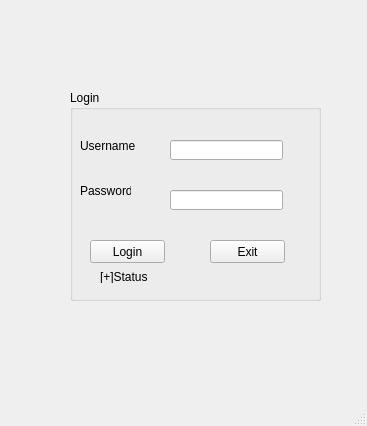
<?xml version="1.0" encoding="UTF-8"?>
<ui version="4.0">
 <class>LoginWindow</class>
 <widget class="QMainWindow" name="LoginWindow">
  <property name="geometry">
   <rect>
    <x>0</x>
    <y>0</y>
    <width>367</width>
    <height>426</height>
   </rect>
  </property>
  <property name="windowTitle">
   <string>LoginWindow</string>
  </property>
  <widget class="QWidget" name="centralwidget">
   <widget class="QGroupBox" name="groupBox">
    <property name="geometry">
     <rect>
      <x>70</x>
      <y>90</y>
      <width>251</width>
      <height>211</height>
     </rect>
    </property>
    <property name="title">
     <string>Login</string>
    </property>
    <widget class="QLabel" name="label_Username">
     <property name="geometry">
      <rect>
       <x>10</x>
       <y>40</y>
       <width>61</width>
       <height>31</height>
      </rect>
     </property>
     <property name="text">
      <string>Username</string>
     </property>
    </widget>
    <widget class="QLabel" name="label_Password">
     <property name="geometry">
      <rect>
       <x>10</x>
       <y>80</y>
       <width>51</width>
       <height>41</height>
      </rect>
     </property>
     <property name="text">
      <string>Password</string>
     </property>
    </widget>
    <widget class="QPushButton" name="pushButton_Login">
     <property name="geometry">
      <rect>
       <x>20</x>
       <y>150</y>
       <width>75</width>
       <height>23</height>
      </rect>
     </property>
     <property name="text">
      <string>Login</string>
     </property>
    </widget>
    <widget class="QPushButton" name="pushButton_Exit">
     <property name="geometry">
      <rect>
       <x>140</x>
       <y>150</y>
       <width>75</width>
       <height>23</height>
      </rect>
     </property>
     <property name="text">
      <string>Exit</string>
     </property>
    </widget>
    <widget class="QLineEdit" name="lineEdit_Username">
     <property name="geometry">
      <rect>
       <x>100</x>
       <y>50</y>
       <width>113</width>
       <height>20</height>
      </rect>
     </property>
    </widget>
    <widget class="QLineEdit" name="lineEdit_Password">
     <property name="geometry">
      <rect>
       <x>100</x>
       <y>100</y>
       <width>113</width>
       <height>20</height>
      </rect>
     </property>
    </widget>
    <widget class="QLabel" name="label_Status">
     <property name="geometry">
      <rect>
       <x>30</x>
       <y>180</y>
       <width>47</width>
       <height>13</height>
      </rect>
     </property>
     <property name="text">
      <string>[+]Status</string>
     </property>
    </widget>
   </widget>
  </widget>
  <widget class="QMenuBar" name="menubar">
   <property name="geometry">
    <rect>
     <x>0</x>
     <y>0</y>
     <width>367</width>
     <height>21</height>
    </rect>
   </property>
  </widget>
  <widget class="QStatusBar" name="statusbar"/>
 </widget>
 <resources/>
 <connections/>
</ui>
